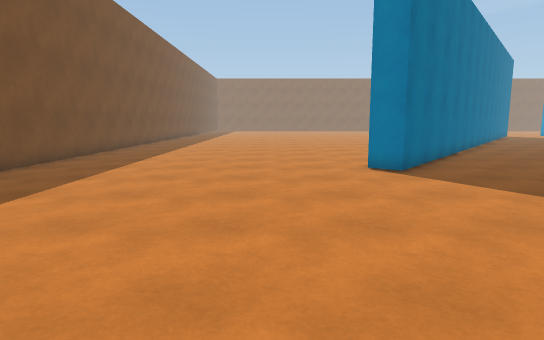
view 1 (above)

21 first-person views from a walk through a 3-D level made in the Unity game engine. The camera is 1.4 m above the floor, tilts 8° down and sees 75° across. The floor is counted in squares, 1 m on a side. Each view is taken from the middle of a square. On the plan, view 1 faces up. The plan holds only what a view shows up to about 15 squares ahead; the rest is blank. The place goes on beyond the plan. The player character is not drawn. Surface patterns are stand-ins for the level's own textures.

view 2
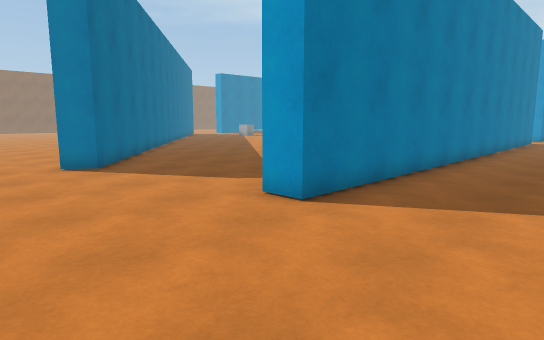

view 3
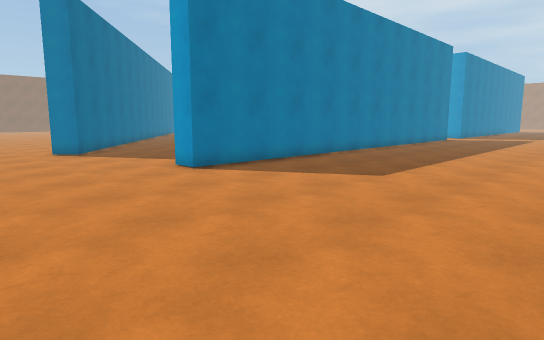

view 4
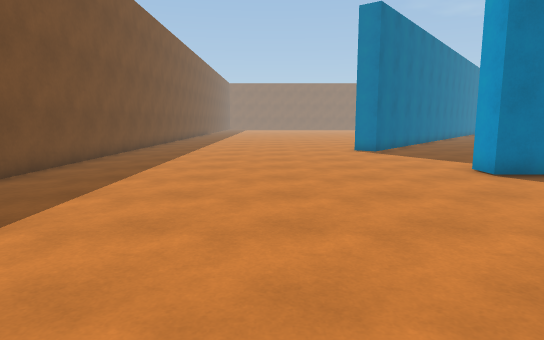

view 5
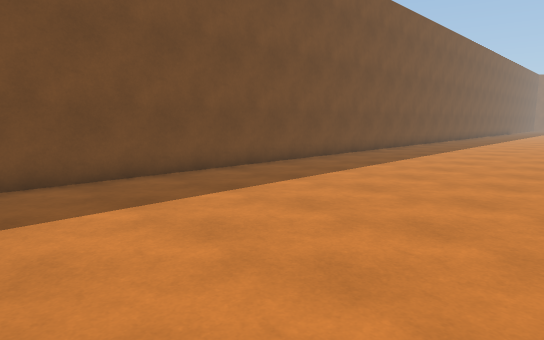

view 6
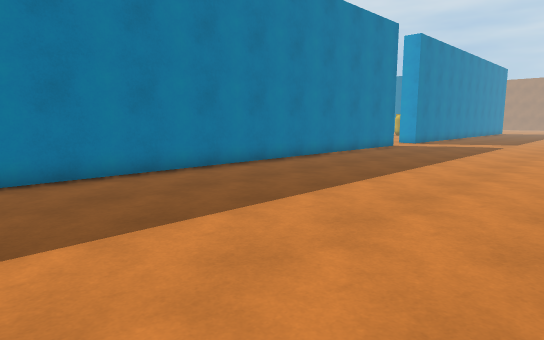

view 7
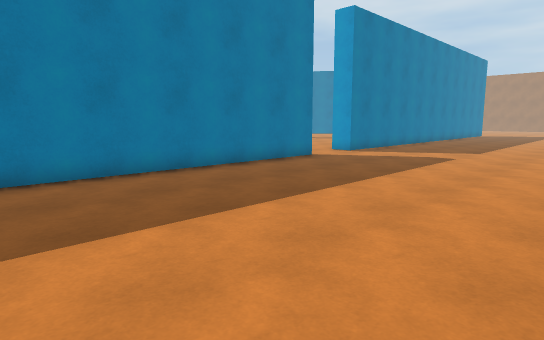

view 8
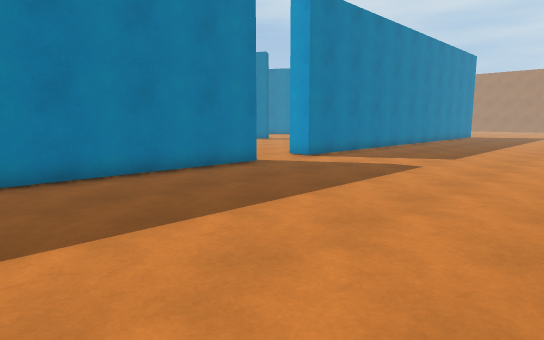

view 9
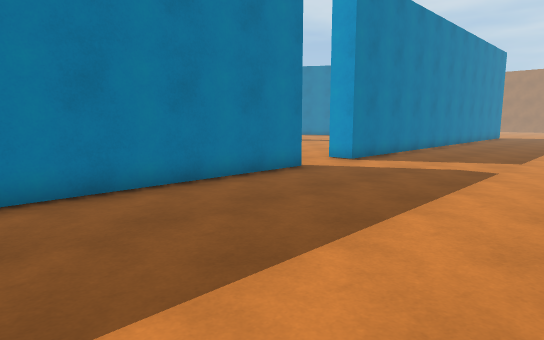

view 10
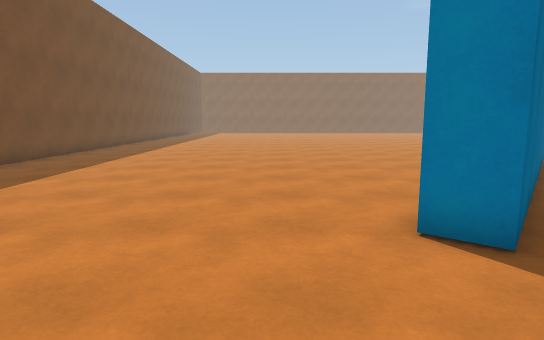

view 11
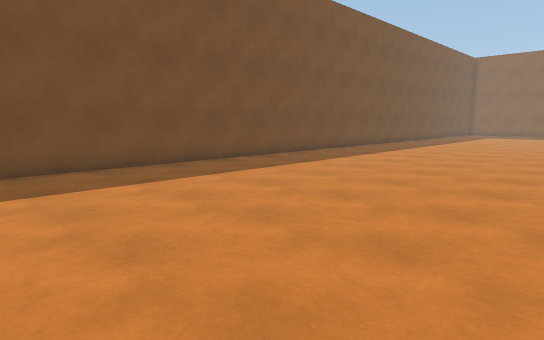

view 12
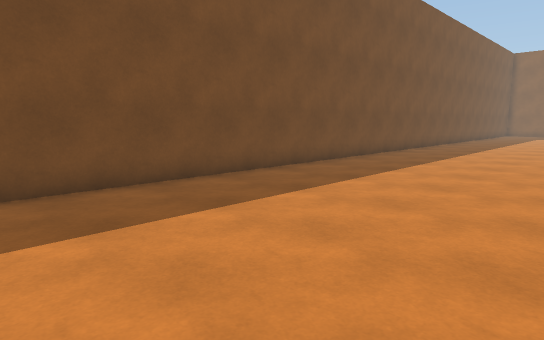

view 13
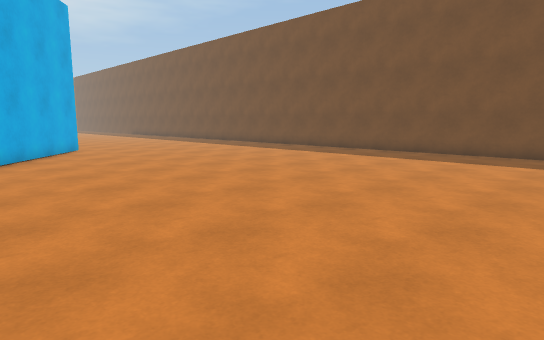

view 14
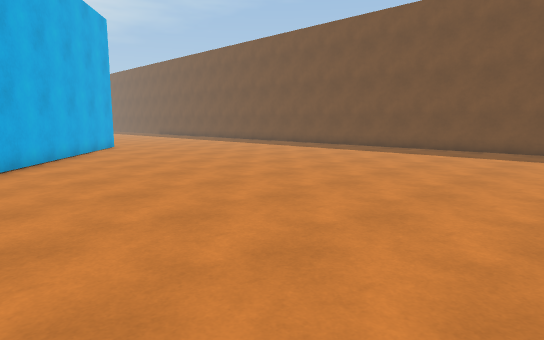

view 15
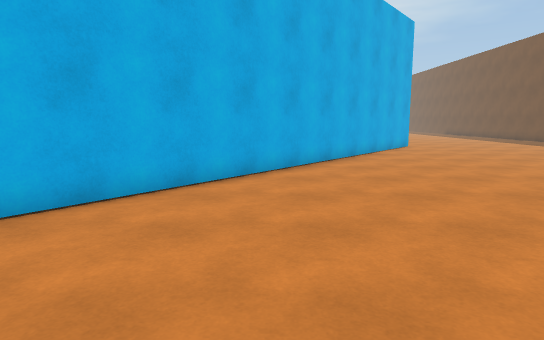

view 16
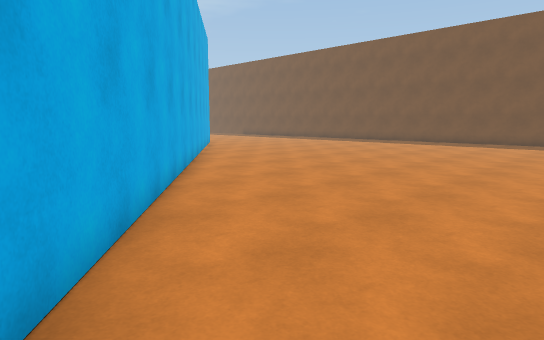

view 17
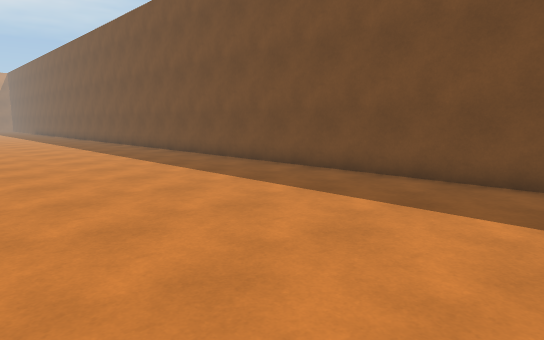

view 18
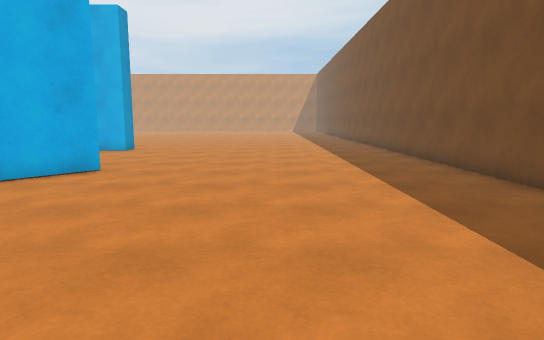

view 19
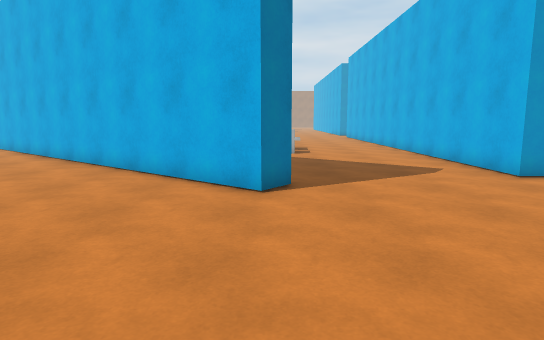

view 20
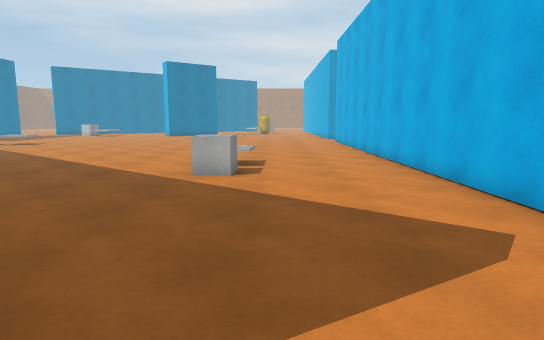

view 21
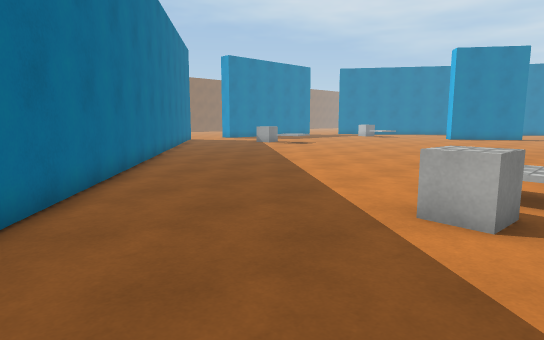

### Floor plan
Points are (right, up) in squares from view 1. A wall is a line through its corners. A room is listed if a view was taken in it or the views show most of it. See-through windows are left out.
Room 1 (views 1, 2, 3, 4, 5, 6, 7, 8, 9, 10, 11, 12, 13, 14, 15, 16, 17, 18, 19, 20, 21)
walls: (13.4, 22) (3.6, 9.6) (2.8, 10.2) (15.7, 26.6); (25.2, 2.9) (4.6, 2.9) (4.6, 3.9) (17.2, 3.9); (31.6, 2.9) (27.9, 2.9) (27.9, 4); (-7.5, 28) (-7.5, -5)
objects: other object (11, 9) to (12, 10)

Positions as (right, up) in squares from view 1, and headings:
1: (0, 0), facing up
2: (0, -1), facing up-right
3: (-1, -6), facing up-right
4: (-1, -6), facing up
5: (1, -6), facing up-left
6: (7, -6), facing up-right
7: (14, -6), facing up-right
8: (17, -6), facing up-right
9: (17, -4), facing up-right
10: (1, 6), facing up
11: (3, 13), facing up-left
12: (0, 13), facing up-left
13: (8, 28), facing down-left
14: (10, 29), facing down-left
15: (10, 29), facing down
16: (16, 29), facing down-left
17: (1, 29), facing down-left
18: (-2, 20), facing down
19: (-4, 10), facing right
20: (2, 8), facing right
21: (6, 8), facing up-right
